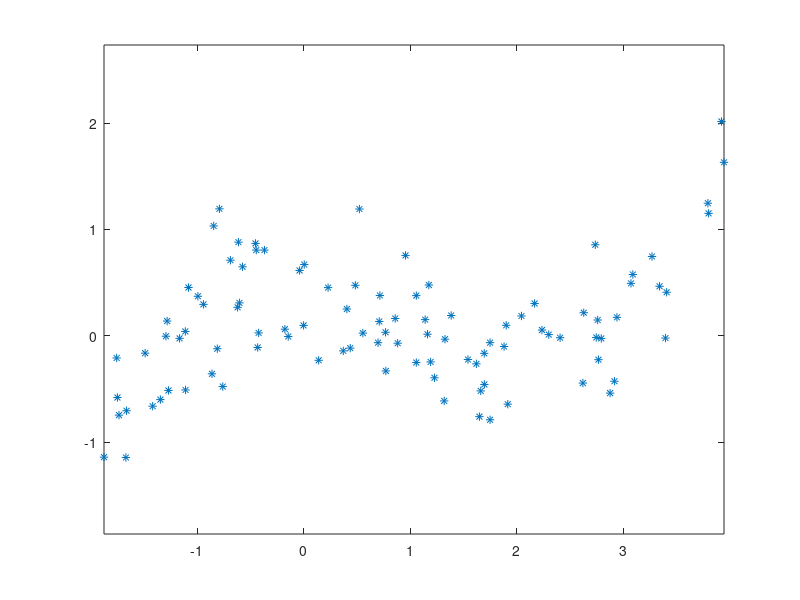

This chart was generated by the following MATLAB code:
x = sort(rand(100, 1)) * 6 - 2;
y = 0.1 * (x .^ 3 - 3 * x .^ 2 - 9 * x) + 0.8 * x + 0.4;
yr = y + 0.4 * randn(size(y));
M = [x, yr];
save poly.mat M
plot(x, yr, "*");
axis("equal")
